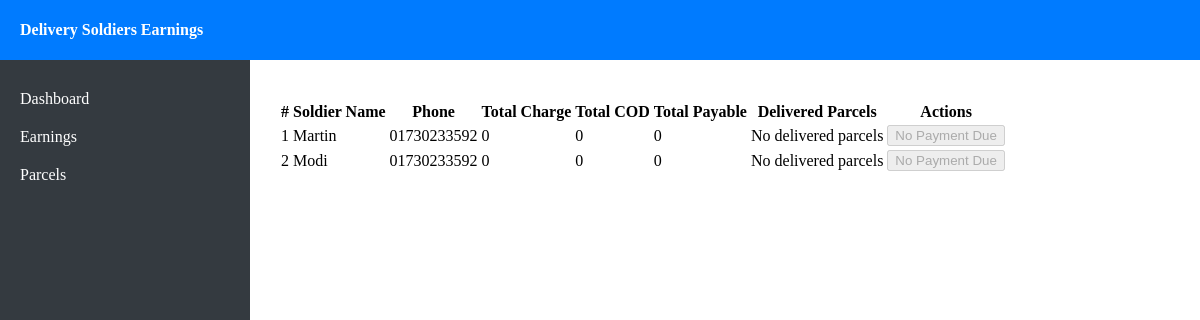
Before: /billing/soldiers/earnings/ with the older database file.
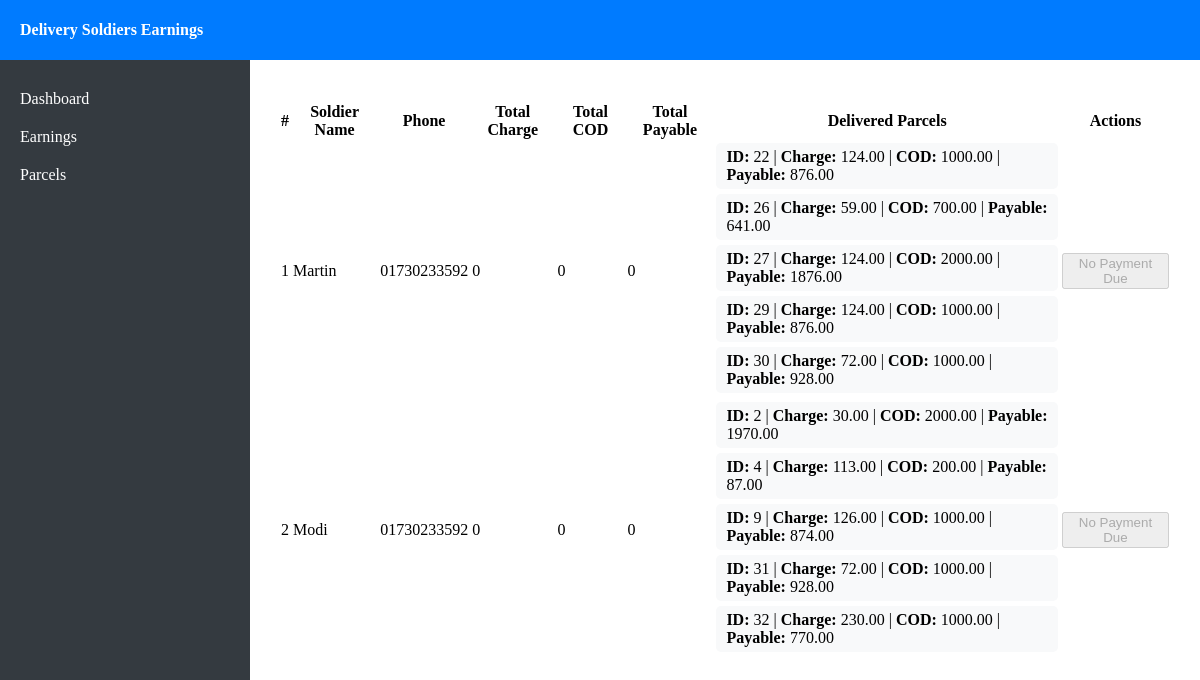
After: the same page with the newer database file.
### accounts/models.py (models this page shows, shortened)
class DeliverySoldier(models.Model):
    STATUS_CHOICES=(
        ("active","active"),
        ("off_duty","off_duty"),
        ("suspended","suspended"),
    )
    soldiers_id = models.AutoField(primary_key=True)
    soldiers_parcel_id = models.ForeignKey('parcels.Parcel', on_delete=models.CASCADE, blank=True, null=True)
    soldiers_area_id = models.ForeignKey('logistics.Area', on_delete=models.CASCADE)
    photo=models.ImageField(upload_to="soldier/", default="soldier/default.png", null=True, blank=True)
    soldiers_name = models.CharField(max_length=100)
    soldiers_phone = models.CharField(max_length=20)
    soldiers_nid = models.IntegerField(unique=True)  # National ID
    soldiers_email = models.EmailField(unique=True)
    soldiers_username = models.CharField(max_length=50, unique=True)
    soldiers_address=models.TextField()
    soldiers_password_hash = models.CharField(max_length=255)
    status=models.CharField(max_length=20, choices=STATUS_CHOICES, default="active")
    soldiers_Blood_group=models.CharField(max_length=10, null=True, blank=True)
    soldiers_dob=models.DateField(default=datetime.date.today)
    soldiers_gender=models.CharField(max_length=20,choices=(("male","male"), ("female","female"), ("others","others")))
    created_at = models.DateTimeField(auto_now_add=True)
    updated_at = models.DateTimeField(auto_now=True)
    soldiers_vehicle_type = models.CharField(max_length=50, choices=[
        ("motorcycle", "motorcycle"),
        ("scooter", "scooter"),
        ("bicycle", "bicycle"),
        ("car", "car"),
    ], default="motorcycle")
    soldiers_vehicle_brand = models.CharField(max_length=100, blank=True, null=True)
    soldiers_vehicle_number = models.CharField(max_length=50, blank=True, null=True)  # License plate
    license_expiry = models.DateField(null=True, blank=True)
    insurance_status = models.BooleanField(default=True, blank=True, null=True)  # True = valid, False = expired
    insurance_expiry = models.DateField(null=True,blank=True )

class SoldierEarnings(models.Model):
    soldier = models.OneToOneField(DeliverySoldier, on_delete=models.CASCADE, related_name='earnings')
    total_charge = models.DecimalField(max_digits=12, decimal_places=2, default=0)
    total_cod = models.DecimalField(max_digits=12, decimal_places=2, default=0)
    total_payable = models.DecimalField(max_digits=12, decimal_places=2, default=0)

### parcels/models.py (models this page shows, shortened)
class Parcel(models.Model):
    parcels_id = models.AutoField(primary_key=True)
    parcels_merchant_id = models.ForeignKey(
        'accounts.Merchant', on_delete=models.CASCADE, null=True, blank=True, related_name='parcels'
    )
    parcels_service_id = models.ForeignKey(
        'logistics.Service', on_delete=models.CASCADE, related_name='parcels', default="1"
    )
    parcels_weight_based_id=models.ForeignKey('logistics.WeightBased', on_delete=models.CASCADE, related_name='w_parcels', null=True, blank=True)
    parcels_area_id = models.ForeignKey(
        'logistics.Area', on_delete=models.CASCADE, null=True, blank=True, related_name='parcels'
    )
    assigned_soldier = models.ForeignKey(
        'accounts.DeliverySoldier',
        on_delete=models.SET_NULL,  # If soldier is deleted, keep parcel but set null
        null=True, blank=True,
        related_name='parcels'       # 👈 this gives soldier.parcels
    )
    DELIVERY_AREAS = [
        ('dhaka', 'Dhaka City'),
        ('sub_city', 'Sub City'),
        ('out_dhaka', 'Out of Dhaka'),
    ]
    Status=[
        ('pending', 'pending'),
        ('pickup_assigned', 'pickup_assigned'),
        ('in_transit', 'in_transit'),
        ('out_of_delivery', 'out_of_delivery'),
        ('delivered', 'delivered'),
        ('returned', 'returned'),
    ]
    parcels_customer_name = models.CharField(max_length=100)
    parcels_customer_phone = models.CharField(max_length=20)
    parcels_customer_phone2 = models.CharField(max_length=20, null=True, blank=True)
    parcels_customer_address = models.TextField()
    parcels_cash_collection = models.DecimalField(max_digits=10, decimal_places=2)
    selected_price=models.DecimalField(max_digits=10,decimal_places=2, null=True,blank=True)
    payable = models.DecimalField(max_digits=10, decimal_places=2, null=True, blank=True)  # NEW field
    parcels_weight_kg = models.DecimalField(max_digits=5, decimal_places=2, null=True, blank=True)  # e.g. 12.50 kg
    parcels_item_desc = models.CharField(max_length=255)
    parcels_note = models.TextField(null=True, blank=True)
    delivery_area = models.CharField(max_length=20, choices=DELIVERY_AREAS, default="dhaka")
    parcel_status= models.CharField(max_length=100, choices=Status, default="pending")
    pickup_date=models.DateField(null=True, blank=True)
    payment_method=models.CharField(max_length=200, choices=(("Bkash","Bkash"),("Nogod","Nogod"),("Bank","Bank")), null=True, blank=True, default="Bkash")
    created_at = models.DateTimeField(auto_now_add=True)  # for tracking
    updated_at = models.DateTimeField(auto_now=True)

### billing/views.py (the view)
# urls.py: path('soldiers/earnings/', views.soldier_earnings_view, name='soldier_earnings'),
def soldier_earnings_view(request):
    soldiers = DeliverySoldier.objects.all().select_related('earnings')
    context = {
        'soldiers': soldiers
    }
    return render(request, 'billing/soldier_earnings.html', context)

### billing/templates/billing/soldier_earnings.html (shortened to what this page needs)
<div id="header">
    <h4>Delivery Soldiers Earnings</h4>
</div>
<div id="sidebar">
    <a href="{% url 'dashboard' %}">Dashboard</a>
    <a href="{% url 'soldier_earnings' %}">Earnings</a>
    <a href="{% url 'parcel' %}">Parcels</a>
</div>
<div id="content">
    <div class="container-fluid">
        <div class="table-responsive">
            <table class="table table-bordered table-striped mt-3">
                <thead class="thead-dark">
                    <tr>
                        <th>#</th>
                        <th>Soldier Name</th>
                        <th>Phone</th>
                        <th>Total Charge</th>
                        <th>Total COD</th>
                        <th>Total Payable</th>
                        <th>Delivered Parcels</th>
                        <th>Actions</th>
                    </tr>
                </thead>
                <tbody>
                    {% for soldier in soldiers %}
                    <tr>
                        <td>{{ forloop.counter }}</td>
                        <td>{{ soldier.soldiers_name }}</td>
                        <td>{{ soldier.soldiers_phone }}</td>
                        <td>{{ soldier.earnings.total_charge|default:0 }}</td>
                        <td>{{ soldier.earnings.total_cod|default:0 }}</td>
                        <td>{{ soldier.earnings.total_payable|default:0 }}</td>
                        <td>
                            {% with soldier.parcels.all|dictsort:"parcels_id" as delivered %}
                                {% for parcel in delivered %}
                                    {% if parcel.parcel_status == "delivered" %}
                                        <div class="parcel-info">
                                            <strong>ID:</strong> {{ parcel.parcels_id }} |
                                            <strong>Charge:</strong> {{ parcel.selected_price }} |
                                            <strong>COD:</strong> {{ parcel.parcels_cash_collection }} |
                                            <strong>Payable:</strong> {{ parcel.payable }}
                                        </div>
                                    {% endif %}
                                {% empty %}
                                    No delivered parcels
                                {% endfor %}
                            {% endwith %}
                        </td>
                        <td>
                            {% if soldier.earnings.total_payable > 0 %}
                                <a href="{% url 'pay_receive_soldier' soldier.soldiers_id %}" class="btn btn-success btn-sm">Pay</a>
                            {% else %}
                                <button class="btn btn-secondary btn-sm" disabled>No Payment Due</button>
                            {% endif %}
                        </td>
                    </tr>
                    {% endfor %}
                </tbody>
            </table>
        </div>
    </div>
</div>

### billing/templates/billing/soldier_earnings.html (style rules this page uses)
#header { position: fixed; top: 0; left: 0; width: 100%; height: 60px; background-color: #007bff; color: #fff; display: flex; align-items: center; padding: 0 20px; z-index: 1000; }
#sidebar { position: fixed; top: 60px; left: 0; height: calc(100% - 60px); width: 250px; background-color: #343a40; color: #fff; padding-top: 20px; }
#sidebar a { color: #fff; display: block; padding: 10px 20px; text-decoration: none; }
#content { margin-left: 250px; margin-top: 60px; padding: 20px; }
.table-responsive { margin-top: 20px; }
.parcel-info { background: #f8f9fa; padding: 5px 10px; margin-bottom: 5px; border-radius: 5px; }

Changed rows visible on the page:
changed DeliverySoldier "Martin": gains Parcel (parcels_id "22", selected_price "124.00", parcels_cash_collection "1000.00", payable "876.00"); no longer shows "No delivered parcels"
added Parcel: parcels_id "26", selected_price "59.00", parcels_cash_collection "700.00", payable "641.00", shown under DeliverySoldier "Martin"
added Parcel: parcels_id "27", selected_price "124.00", parcels_cash_collection "2000.00", payable "1876.00", shown under DeliverySoldier "Martin"
added Parcel: parcels_id "29", selected_price "124.00", parcels_cash_collection "1000.00", payable "876.00", shown under DeliverySoldier "Martin"
added Parcel: parcels_id "30", selected_price "72.00", parcels_cash_collection "1000.00", payable "928.00", shown under DeliverySoldier "Martin"
changed DeliverySoldier "Modi": gains Parcel (parcels_id "2", selected_price "30.00", parcels_cash_collection "2000.00", payable "1970.00"); gains Parcel (parcels_id "4", selected_price "113.00", parcels_cash_collection "200.00", payable "87.00"); gains Parcel (parcels_id "9", selected_price "126.00", parcels_cash_collection "1000.00", payable "874.00"); no longer shows "No delivered parcels"
added Parcel: parcels_id "31", selected_price "72.00", parcels_cash_collection "1000.00", payable "928.00", shown under DeliverySoldier "Modi"
added Parcel: parcels_id "32", selected_price "230.00", parcels_cash_collection "1000.00", payable "770.00", shown under DeliverySoldier "Modi"
